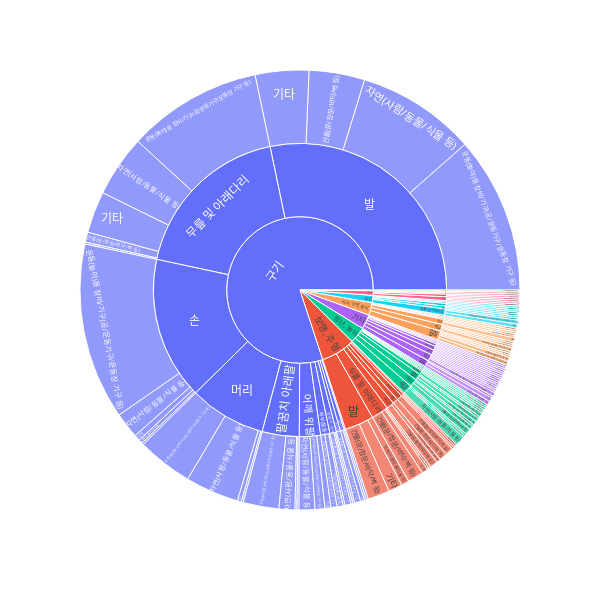
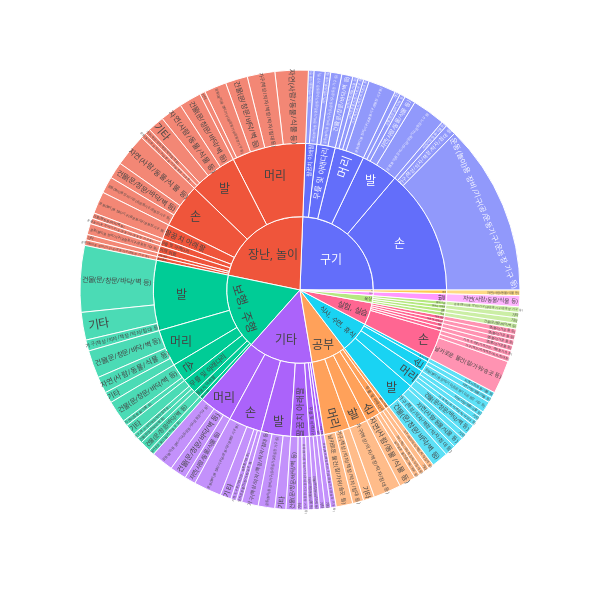
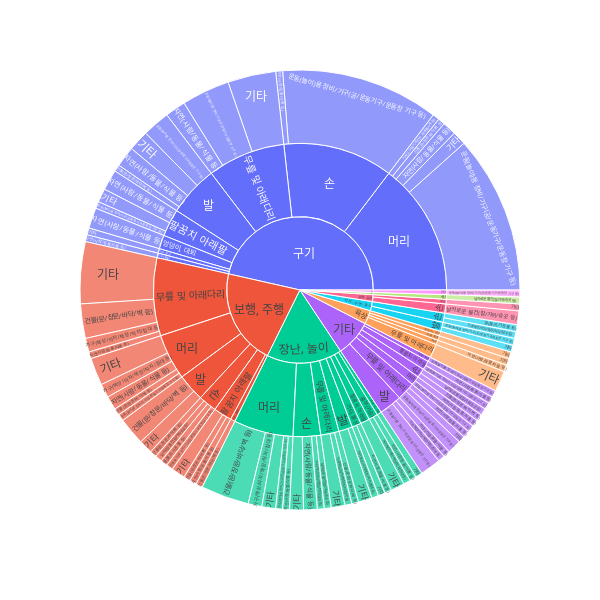

Source (notebook cell) for these figures, in order:
### Code cell
fig = px.sunburst(df[df['학교명']=='배재고등학교'], path=['사고당시활동_중분류','사고부위_대분류','매개물'],values='사고건수',width = 600,height=600)
fig.show()
fig = px.sunburst(df[df['학교명']=='서울천왕초등학교'], path=['사고당시활동_중분류','사고부위_대분류','매개물'],values='사고건수',width = 600,height=600)
fig.show()
fig = px.sunburst(df[df['학교명']=='상암중학교'], path=['사고당시활동_중분류','사고부위_대분류','매개물'],values='사고건수',width = 600,height=600)
fig.show()

### Figure 1 — Plotly figure (JSON) as saved in the notebook; plotly's stock layout.template omitted (floating-point values rounded to 4 significant figures; data arrays with more than 128 entries replaced by an {"elided": "..."} marker saying what was removed)
{"data": [{"branchvalues": "total", "domain": {"x": [0, 1], "y": [0, 1]}, "hovertemplate": "labels=%{label}<br>사고건수=%{value}<br>parent=%{parent}<br>id=%{id}<extra></extra>", "ids": {"elided": "173 str values"}, "labels": {"elided": "173 str values"}, "name": "", "parents": {"elided": "173 str values"}, "type": "sunburst", "values": {"elided": "173 int values"}}], "layout": {"height": 600, "legend": {"tracegroupgap": 0}, "margin": {"t": 60}, "width": 600}}

### Figure 2 — Plotly figure (JSON) as saved in the notebook; plotly's stock layout.template omitted (floating-point values rounded to 4 significant figures; data arrays with more than 128 entries replaced by an {"elided": "..."} marker saying what was removed)
{"data": [{"branchvalues": "total", "domain": {"x": [0, 1], "y": [0, 1]}, "hovertemplate": "labels=%{label}<br>사고건수=%{value}<br>parent=%{parent}<br>id=%{id}<extra></extra>", "ids": {"elided": "155 str values"}, "labels": {"elided": "155 str values"}, "name": "", "parents": {"elided": "155 str values"}, "type": "sunburst", "values": {"elided": "155 int values"}}], "layout": {"height": 600, "legend": {"tracegroupgap": 0}, "margin": {"t": 60}, "width": 600}}

### Figure 3 — Plotly figure (JSON) as saved in the notebook; plotly's stock layout.template omitted (floating-point values rounded to 4 significant figures; data arrays with more than 128 entries replaced by an {"elided": "..."} marker saying what was removed)
{"data": [{"branchvalues": "total", "domain": {"x": [0, 1], "y": [0, 1]}, "hovertemplate": "labels=%{label}<br>사고건수=%{value}<br>parent=%{parent}<br>id=%{id}<extra></extra>", "ids": {"elided": "131 str values"}, "labels": {"elided": "131 str values"}, "name": "", "parents": {"elided": "131 str values"}, "type": "sunburst", "values": {"elided": "131 int values"}}], "layout": {"height": 600, "legend": {"tracegroupgap": 0}, "margin": {"t": 60}, "width": 600}}
